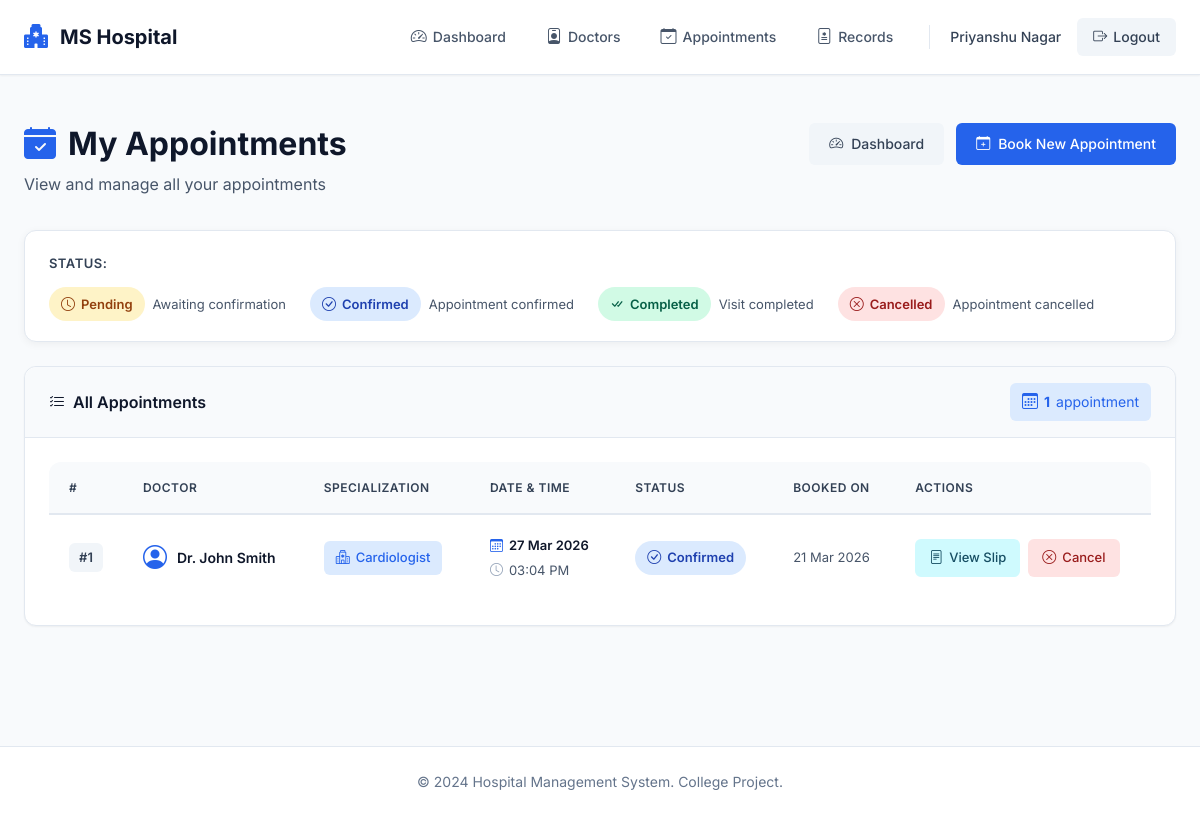
The page /user/appointments (signed in) on the database as committed earlier.
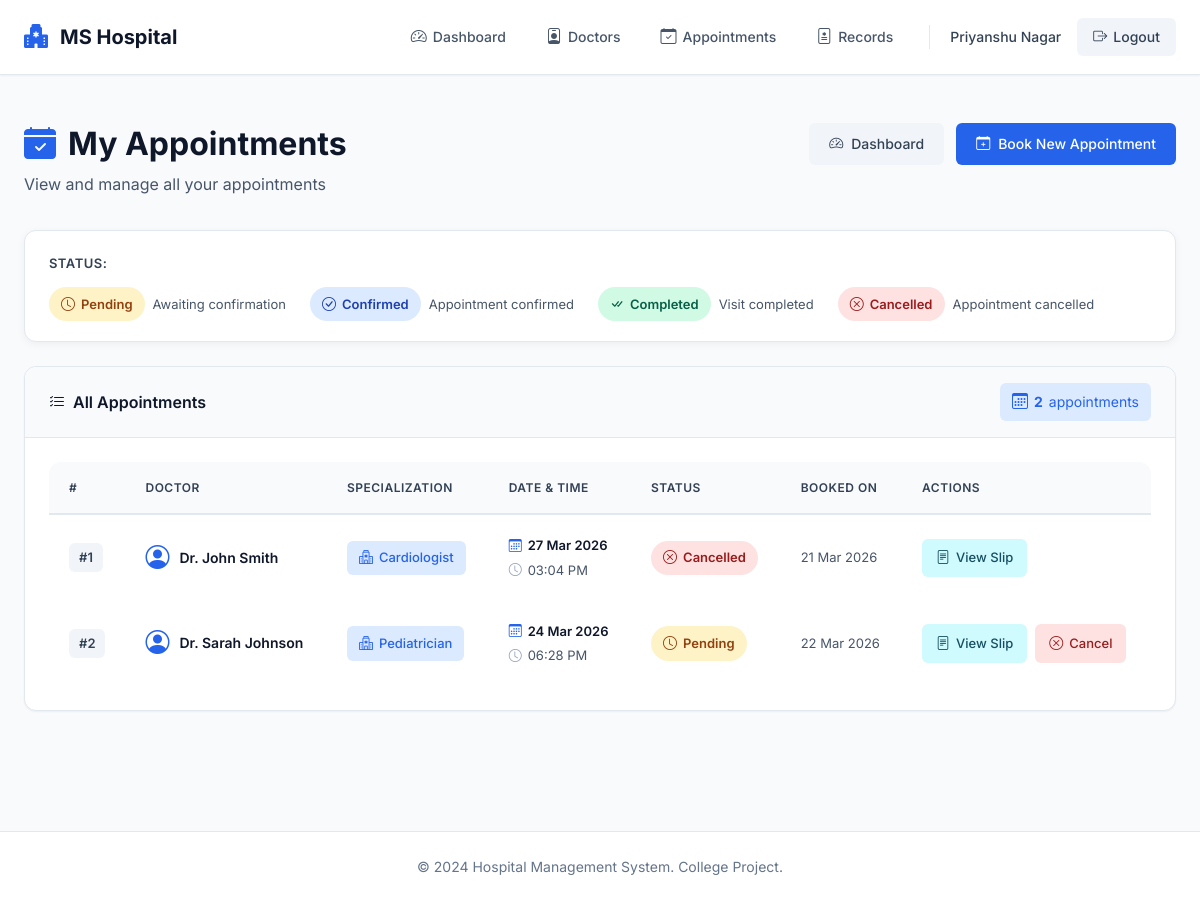
The same page on the database as committed later.
### models.py (models this page shows, shortened)
class Appointment(db.Model):
    __tablename__ = 'appointments'
    id = db.Column(db.Integer, primary_key=True)
    user_id = db.Column(db.Integer, db.ForeignKey('users.id'), nullable=False)
    doctor_id = db.Column(db.Integer, db.ForeignKey('doctors.id'), nullable=False)
    date = db.Column(db.DateTime, nullable=False)
    status = db.Column(db.String(20), nullable=False, default='pending')  # 'pending', 'confirmed', 'completed', 'cancelled'
    created_at = db.Column(db.DateTime, default=datetime.utcnow)

class Doctor(db.Model):
    __tablename__ = 'doctors'
    id = db.Column(db.Integer, primary_key=True)
    name = db.Column(db.String(100), nullable=False)
    specialization = db.Column(db.String(100), nullable=False)
    available_days = db.Column(db.String(100), nullable=True)  # New field
    available_time = db.Column(db.String(100), nullable=True)  # New field
    created_at = db.Column(db.DateTime, default=datetime.utcnow)
    appointments = db.relationship('Appointment', backref='doctor', lazy=True, cascade='all, delete-orphan')

### user.py (the view)
@user_bp.route('/appointments')
@login_required
@user_required
def appointments():
    user_appointments = Appointment.query.filter_by(user_id=current_user.id).order_by(Appointment.date.desc()).all()
    return render_template('user/appointments.html', appointments=user_appointments)

### app.py (called while the page is built)
@login_manager.user_loader
def load_user(user_id):
    return User.query.get(int(user_id))

### models.py (called while the page is built)
    @property
    def is_admin(self):
        return self.role == 'admin'

### user.py (called while the page is built)
def user_required(f):
    @wraps(f)
    def decorated_function(*args, **kwargs):
        if current_user.is_admin:
            flash('Access denied. Admin cannot access user pages.', 'danger')
            return redirect(url_for('admin.dashboard'))
        return f(*args, **kwargs)
    return decorated_function

### templates/user/appointments.html (shortened to what the changed rows need)
{% extends "base.html" %}
{% block content %}
<div class="page-header">
    <div>
        <h1><i class="bi bi-calendar-check-fill"></i> My Appointments</h1>
    </div>
</div>
{% if appointments %}
<div class="card">
    <div class="card-header">
        <div class="card-header-content">
            <h5>
                <i class="bi bi-list-check"></i>
                All Appointments
            </h5>
            <div class="appointments-count">
                <i class="bi bi-calendar3"></i>
                <strong>{{ appointments|length }}</strong> appointment{{ 's' if appointments|length != 1 else '' }}
            </div>
        </div>
    </div>
    <div class="card-body table-wrapper">
        <div class="table-responsive">
            <table class="appointments-table">
                <thead>
                    <tr>
                        <th>#</th>
                        <th>Doctor</th>
                        <th>Specialization</th>
                        <th>Date & Time</th>
                        <th>Status</th>
                        <th>Booked On</th>
                        <th>Actions</th>
                    </tr>
                </thead>
                <tbody>
                    {% for apt in appointments %}
                    <tr class="appointment-row">
                        <td class="apt-id">
                            <span class="id-badge">#{{ apt.id }}</span>
                        </td>
                        <td class="apt-doctor">
                            <div class="doctor-info">
                                <i class="bi bi-person-circle doctor-icon"></i>
                                <span class="doctor-name">{{ apt.doctor.name }}</span>
                            </div>
                        </td>
                        <td class="apt-specialization">
                            <div class="specialization-badge">
                                <i class="bi bi-hospital"></i>
                                {{ apt.doctor.specialization }}
                            </div>
                        </td>
                        <td class="apt-date">
                            <div class="date-time">
                                <div class="date">
                                    <i class="bi bi-calendar3"></i>
                                    {{ apt.date.strftime('%d %b %Y') }}
                                </div>
                                <div class="time">
                                    <i class="bi bi-clock"></i>
                                    {{ apt.date.strftime('%I:%M %p') }}
                                </div>
                            </div>
                        </td>
                        <td class="apt-status">
                            {% if apt.status == 'pending' %}
                                <span class="status-badge status-pending">
                                    <i class="bi bi-clock"></i> Pending
                                </span>
                            {% elif apt.status == 'confirmed' %}
                                <span class="status-badge status-confirmed">
                                    <i class="bi bi-check-circle"></i> Confirmed
                                </span>
                            {% elif apt.status == 'completed' %}
                                <span class="status-badge status-completed">
                                    <i class="bi bi-check-all"></i> Completed
                                </span>
                            {% elif apt.status == 'cancelled' %}
                                <span class="status-badge status-cancelled">
                                    <i class="bi bi-x-circle"></i> Cancelled
                                </span>
                            {% endif %}
                        </td>
                        <td class="apt-booked">
                            <div class="booked-date">
                                {{ apt.created_at.strftime('%d %b %Y') }}
                            </div>
                        </td>
                        <td class="apt-actions">
                            <div class="action-buttons">
                                <a href="{{ url_for('user.appointment_slip', appointment_id=apt.id) }}"
                                   class="btn-action btn-view"
                                   target="_blank"
                                   title="View Appointment Slip">
                                    <i class="bi bi-file-text"></i>
                                    <span>View Slip</span>
                                </a>
                                {% if apt.status not in ['completed', 'cancelled'] %}
                                    <a href="{{ url_for('user.cancel_appointment', appointment_id=apt.id) }}"
                                       class="btn-action btn-cancel"
                                       onclick="return confirm('Are you sure you want to cancel this appointment?')"
                                       title="Cancel Appointment">
                                        <i class="bi bi-x-circle"></i>
                                        <span>Cancel</span>
                                    </a>
                                {% endif %}
                            </div>
                        </td>
                    </tr>
                    {% endfor %}
                </tbody>
            </table>
        </div>
    </div>
</div>
{% endif %}
{% endblock %}

Rows that differ between the two databases and show on the page:
changed Appointment "27 Mar 2026": status "Confirmed Cancel" → "Cancelled"
added Appointment: id "2", doctor.name "Dr. Sarah Johnson", doctor.specialization "Pediatrician", date "24 Mar 2026", date "06:28 PM", status "pending" (drawn), created_at "22 Mar 2026"
Other text that changed with them:
{{ appointments|length }}: "1" → "2"
{{ 's' if appointments|length != 1 else '' }}: (not shown) → "s"
